Frame 1 (no input): blank canvas, image omitted
Frame 60 (no input): blank canvas, image omitted
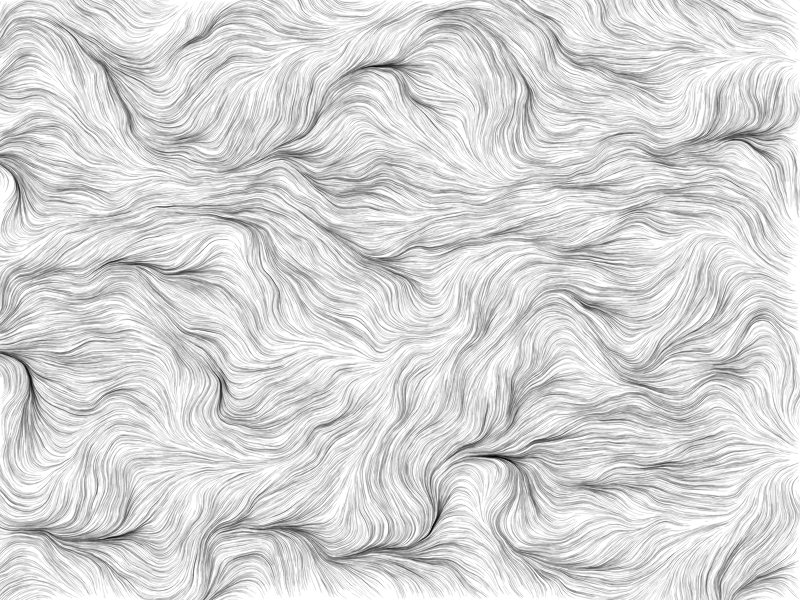
Frame 120 (the mouse pressed at the canvas centre since frame 60)

The p5.js sketch whose frames 1 and 60 were blank and that drew this single picture after the mouse press (run headless with seeded random() and noise() and a simulated clock; from frame 60 on, the mouse is pressed at the canvas centre):

// p5.js sketch
// ── sketch.js
/* OpenProcessing Tweak of *@*http://www.openprocessing.org/sketch/6707*@* */
/* !do not delete the line above, required for linking your tweak if you upload again */

var points = [];
var md = false;

function setup(){
  createCanvas(800,600);
  background(255);
  smooth();
  //noStroke();

}

function draw(){
  if(md){
    for(var f=0; f<500; f+=1){
      //for(int g=0; g<height; g+=height/10){
      points.push(new Point(random(0,width),random(0,height)) );
      //}
    }
  }
  //fill(255,10);
  //rect(-1,1,width+1,height+1);
  //background(255);
  noiseDetail(8,0);
  //noiseSeed(1);
  for(var i=points.length-1; i>0; i--){
    points[i].update();
    if(points[i].finished){
      points.splice(i, 1);
    }
  } 
  
  //println(points.size());
}

function mousePressed(){
  md = true;
}
function mouseReleased(){
  md = false;
}
function keyPressed(){
  background(255);
  noiseSeed(round(random(1000)));
  for(var i=points.length-1; i>0; i--){
    //p.x = random(width);
    //p.y = random(height);
    points.splice(i, 1);
  }
  //saveFrame("perlin####.png");
}

function Point(x_, y_) 
{
  this.x = x_;
  this.y = y_;
  this.xv = 0;
  this.yv = 0;
  
  this.maxSpeed = 3000000;
  this.finished = false;

  this.update = function(){
    stroke(0,16);
    var r = random(1);
    this.xv = cos(noise(this.x*.01,this.y*.01)*TWO_PI);
    this.yv = -sin(noise(this.x*.01,this.y*.01)*TWO_PI);

    if(this.x>width){
      //this.x = 1;
      this.finished = true;
    }
    else if(this.x<0){
      //this.x = width-1;
      this.finished = true;
    }
    if(this.y>height){
      //this.y = 1;
      this.finished = true;
    }
    else if(this.y<0){
      //this.y = height-1;
      this.finished = true;
    } 

    if(this.xv>this.maxSpeed){
      this.xv = this.maxSpeed;
    }
    else if(this.xv<-this.maxSpeed){
      this.xv = -this.maxSpeed;
    }
    if(this.yv>this.maxSpeed){
      this.yv = this.maxSpeed;
    }
    else if(this.yv<-this.maxSpeed){
      this.yv = -this.maxSpeed;
    }

    this.x += this.xv;
    this.y += this.yv;

    line(this.x+this.xv, this.y+this.yv,this.x,this.y );
  }

}
